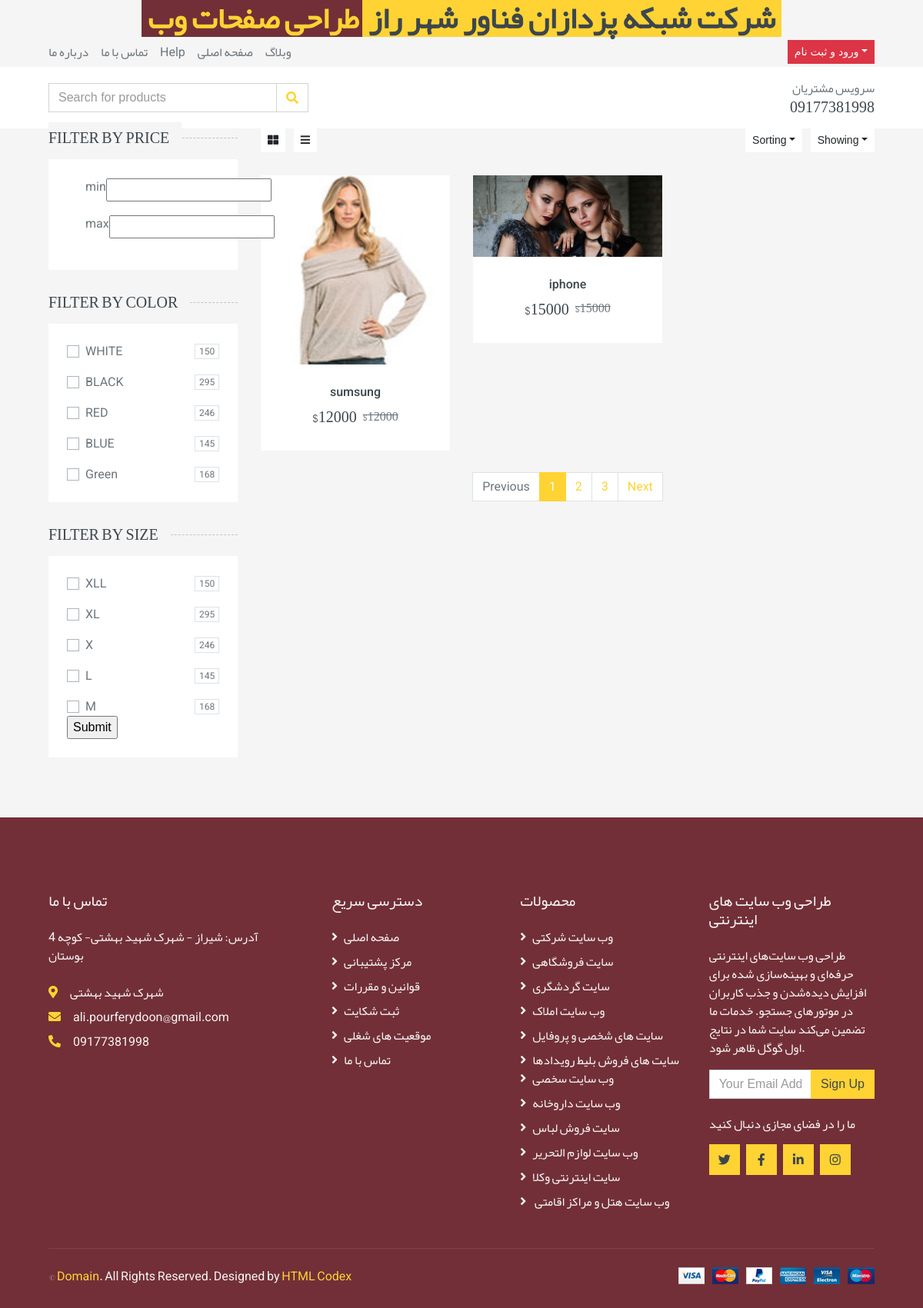
The app's page /products/all, older data.
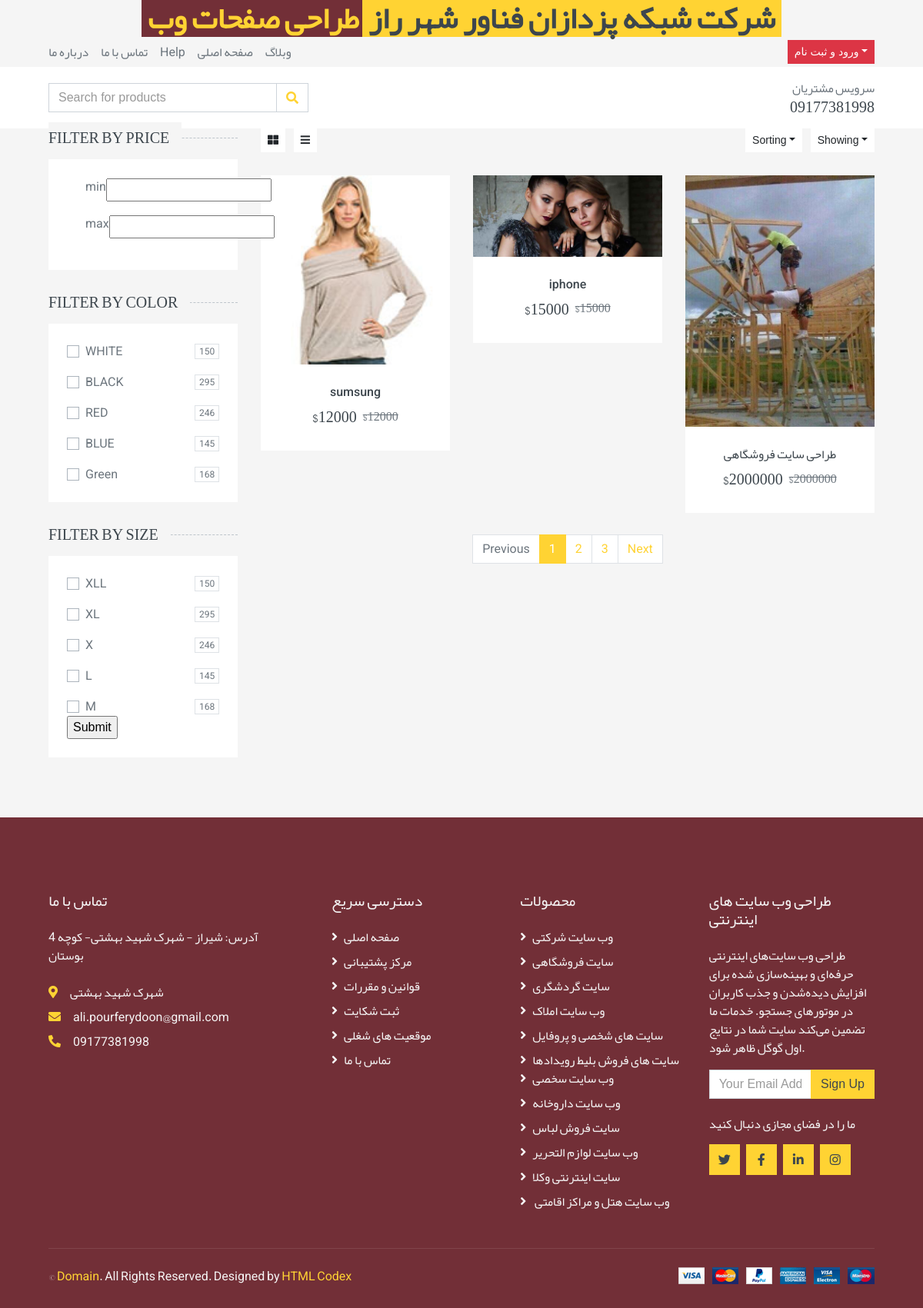
The same page, newer data.
### product/models.py (models this page shows, shortened)
class Product(models.Model):
    category = models.ManyToManyField(Category,blank=True,null=True)
    title = models.CharField(max_length=50)
    description =models.TextField()
    price = models.IntegerField()
    discount = models.IntegerField()
    image = models.ImageField(upload_to='products')
    size =models.ManyToManyField("Size", related_name='products', null=True , blank=True)
    color = models.ManyToManyField("Color", related_name='products')

### product/views.py (the view)
# urls.py: path('all',views.ProductsListView.as_view(),name='products_list')
class ProductsListView(ListView):
    template_name='product/products_list.html'
    model = Product
    context_object_name = 'products'
    def get_queryset(self):
        queryset = super().get_queryset()
        request = self.request
        colors = request.GET.getlist('color')
        sizes = request.GET.getlist('size')
        min_price = request.GET.get('min_price')
        max_price = request.GET.get('max_price')
        if colors:
            queryset = queryset.filter(color__title__in=colors).distinct()
        if sizes:
            queryset = queryset.filter(size__title__in=sizes).distinct()
        try:
            if min_price:
                min_price_value = float(min_price)
                queryset = queryset.filter(price__gte=min_price_value)
            if max_price:
                max_price_value = float(max_price)
                queryset = queryset.filter(price__lte=max_price_value)
        except ValueError:
            pass
        return queryset

### product/templates/product/products_list.html (shortened to what the changed rows need)
{% extends "base.html" %}
{% load static %}
{% block main %}
    <div class="container-fluid">
        <div class="row px-xl-5">
            <div class="col-lg-9 col-md-8">
                <div class="row pb-3">
                    <div class="col-12 pb-1">
                        <div class="d-flex align-items-center justify-content-between mb-4">
                                {% for product in products %}
                        </div>
                    </div>
                    <div class="col-lg-4 col-md-6 col-sm-6 pb-1">
                        <div class="product-item bg-light mb-4">
                            <div class="product-img position-relative overflow-hidden">
                                <img class="img-fluid w-100" src="{{ product.image.url}}" alt="">
                                <div class="product-action">
                                </div>
                            </div>
                            <div class="text-center py-4">
                                <a class="h6 text-decoration-none text-truncate" href="">{{ product.title }}</a>
                                <div class="d-flex align-items-center justify-content-center mt-2">
                                    <h5>${{product.price}}</h5><h6 class="text-muted ml-2"><del>${{product.price}}</del></h6>
                                </div>
                            </div>
{% endfor %}
                        </div>
                    </div>
                </div>
            </div>
        </div>
    </div>
{% endblock main %}

Row changes from the older to the newer data that the page shows:
added Product: image (picture), title "طراحی سایت فروشگاهی", price "2000000"
